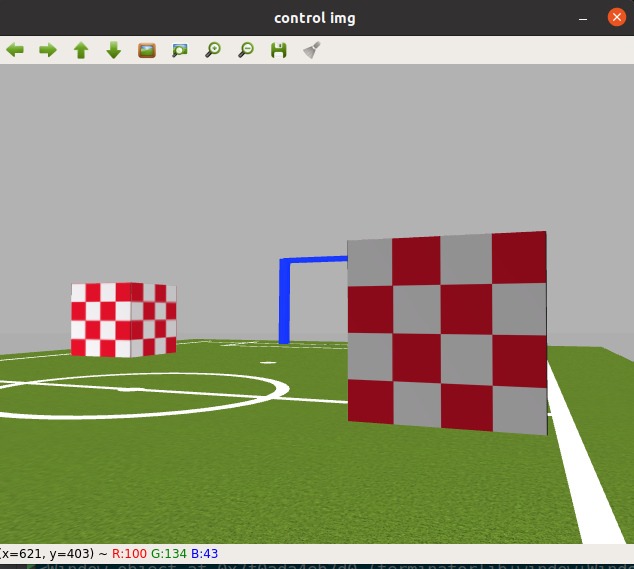
#> input picture ros_scripts/chess2.png, 634 x 569 px
$ python Ros_split+ratio.py   (older library calls are emulated)
#> lines starting #> are read from the running program, lines starting #| are printed output that depends on the picture; after the words box and inside, x2 and y2 are one past the last pixel; in counts of white or black regions, pixels touching at a corner belong together
import matplotlib.pyplot as plt
from scipy import signal
import numpy as np
import copy as cp
import random
import cv2
import collections
from PIL import Image
import sys
import cv2
import numpy as np


def cv_show(name, img):
    cv2.imshow(name, img)
    cv2.waitKey()
    cv2.destroyAllWindows()


def fill_image(image):
    width, height = image.size
    # 选取长和宽中较大值作为新图片的
    new_image_length = width if width > height else height
    # 生成新图片[白底]
    new_image = Image.new(image.mode, (new_image_length, new_image_length), color='white')
    # 将之前的图粘贴在新图上，居中
    if width > height:  # 原图宽大于高，则填充图片的竖直维度
        # (x,y)二元组表示粘贴上图相对下图的起始位置
        new_image.paste(image, (0, int((new_image_length - height) / 2)))
    else:
        new_image.paste(image, (int((new_image_length - width) / 2), 0))

    return new_image


# 切图
def cut_image(image):
    width, height = image.size
    item_width = int(width / 3)
    box_list = []
    # (left, upper, right, lower)
    for i in range(0, 3):  # 两重循环，生成9张图片基于原图的位置
        for j in range(0, 3):
            # print((i*item_width,j*item_width,(i+1)*item_width,(j+1)*item_width))
            box = (j * item_width, i * item_width, (j + 1) * item_width, (i + 1) * item_width)
            box_list.append(box)

    image_list = [image.crop(box) for box in box_list]
    return image_list


# 显示
def show_images(image_list):
    for image in image_list:
        image = cv2.cvtColor(np.asarray(image),cv2.COLOR_RGB2BGR)
        cv2.imshow("img", image)
        cv2.waitKey()
        cv2.destroyAllWindows()


def image_white(image):
    dimensions = image.shape

    height = image.shape[0]
    width = image.shape[1]
    size = height * width
    img, cnts, hier = cv2.findContours(image, cv2.RETR_EXTERNAL, cv2.CHAIN_APPROX_SIMPLE)
    size_elements = 0
    for cnt in cnts:
        # cv2.drawContours(image, cnts, -1, (0, 0, 255), 2)
        size_elements += cv2.contourArea(cnt)
        # print(cv2.contourArea(cnt))
    white_area_ratio = size_elements / size
    white_area_ratio=round(white_area_ratio,4)
    return white_area_ratio


def image_red(image_list):
    red_area_ratio = []
    for image in image_list:
        image = cv2.cvtColor(np.asarray(image),cv2.COLOR_RGB2BGR)
        # cv2.imshow("img", image)
        # cv2.waitKey()
        # cv2.destroyAllWindows()
        img = cv2.cvtColor(image, code=cv2.COLOR_BGR2HSV)  # 颜色空间的转变
        lower_red = np.array([140, 0, 100])
        upper_red = np.array([180, 10, 255])
        # lower_red = np.array([0, 43, 46])
        # upper_red = np.array([10, 255, 255])
        mask_red = cv2.inRange(img, lower_red, upper_red)
        # cv_show("red",mask_red)
        ratio = image_white(mask_red)
        red_area_ratio.append(ratio)
    return red_area_ratio


def image_blue(image_list):
    blue_area_ratio = []
    for image in image_list:
        image = cv2.cvtColor(np.asarray(image),cv2.COLOR_RGB2BGR)
        img = cv2.cvtColor(image, code=cv2.COLOR_BGR2HSV)  # 颜色空间的转变
        lower_blue = np.array([110, 150, 150])
        upper_blue = np.array([130, 255, 255])
        mask_blue = cv2.inRange(img, lower_blue, upper_blue)
        # cv_show("blue",mask_blue)
        ratio = image_white(mask_blue)
        blue_area_ratio.append(ratio)
    return blue_area_ratio


def image_green(image_list):
    green_area_ratio = []
    for image in image_list:
        image = cv2.cvtColor(np.asarray(image),cv2.COLOR_RGB2BGR)
        img = cv2.cvtColor(image, code=cv2.COLOR_BGR2HSV)  # 颜色空间的转变
        lower_green = np.array([35, 43, 46])
        upper_green = np.array([77, 255, 255])
        mask_green = cv2.inRange(img, lower_green, upper_green)
        cv_show("blue", mask_green)
        ratio = image_white(mask_green)
        green_area_ratio.append(ratio)
    return green_area_ratio


if __name__ == '__main__':
    file_path = "chess2.png"
    image = Image.open(file_path)
#> image is the input picture: PIL image 634x569 RGB; mean R, G, B 149.4, 149.6, 125.7
    # image.show()
    image = fill_image(image)
#> in fill_image, `new_image = Image.new(image.mode, (new_image_length, new_image_length)..`: new_image: PIL image 634x634 RGB; every value is 255
#> in fill_image, `new_image.paste(image, (0, int((new_image_length - height) / 2)))`:
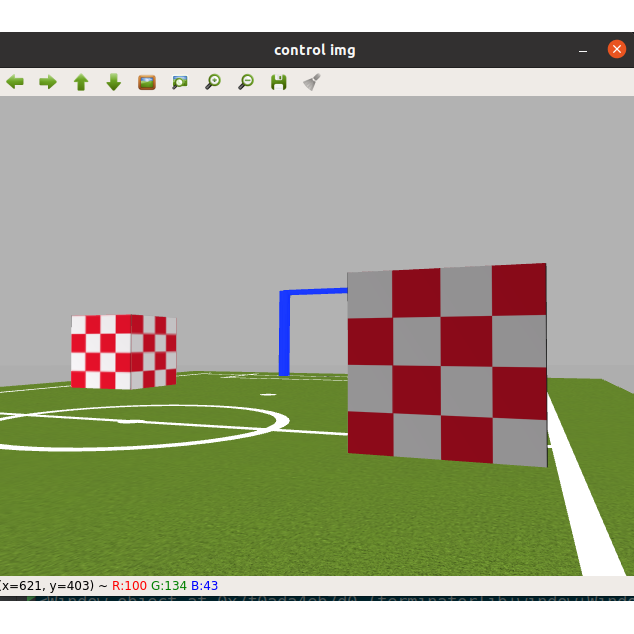
#> new_image: PIL image 634x634 RGB; mean R, G, B 160.3, 160.4, 138.9
    image_list = cut_image(image)
#> in cut_image, `image_list = [image.crop(box) for box in box_list]`: image_list = 9 items
#> image_list = 9 items
    # print(image_list)
    # show_images(image_list)
    red_area_ratio = image_red(image_list)
#> the loop in image_red, `for image in image_list:` made 9 passes
#> (white_area_ratio in image_white, ratio) on passes 1, 3, 4, 5, 6, 8, 9: (0, 0), (0, 0), (0.0558, 0.0558), (0.119, 0.119), (0.186, 0.186), (0.0207, 0.0207), (0.0639, 0.0639)
#> (cnts in image_white, white_area_ratio in image_white, ratio) on passes 2, 7: (5 contours, all with area under 20, 0, 0), (4 contours, all with area under 20, 0, 0)
#> pass 1, in image_red, `image = cv2.cvtColor(np.asarray(image),cv2.COLOR_RGB2BGR)`:
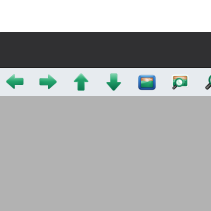
#> image: shape (211, 211, 3); mean R, G, B 170.8, 173.1, 173.3
#> pass 2, in image_red, `image = cv2.cvtColor(np.asarray(image),cv2.COLOR_RGB2BGR)`:
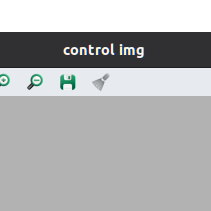
#> image: shape (211, 211, 3); mean R, G, B 174.6, 175.7, 176.2
#> after the loop in image_red, `for image in image_list:`: img: shape (211, 211, 3); mean H, S, V 43.1, 104.8, 173.2
#> after the loop in image_red, `for image in image_list:`:
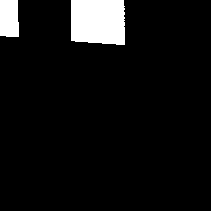
#> mask_red: shape (211, 211); 6.7% white; 2 white regions, box (x1, y1, x2, y2) and area: (71, 0, 125, 45) 2319, (0, 0, 19, 37) 675
#> after the loop in image_red, `for image in image_list:`: red_area_ratio = [0, 0, 0, 0.0558, 0.119, 0.186, 0, 0.0207, 0.0639]
#> red_area_ratio = [0, 0, 0, 0.0558, 0.119, 0.186, 0, 0.0207, 0.0639]
    blue_area_ratio = image_blue(image_list)
#> the loop in image_blue, `for image in image_list:` made 9 passes
#> (cnts in image_white, white_area_ratio in image_white, ratio) on pass 8: (2 contours, all with area under 20, 0, 0)
#> pass 3, in image_blue, `image = cv2.cvtColor(np.asarray(image),cv2.COLOR_RGB2BGR)`:
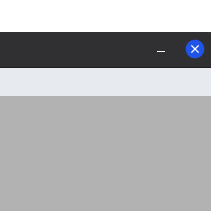
#> image: shape (211, 211, 3); mean R, G, B 174.5, 175.3, 177
#> after the loop in image_blue, `for image in image_list:`: blue_area_ratio = [0, 0, 0, 0, 0.0238, 0, 0.0012, 0, 0]
#> blue_area_ratio = [0, 0, 0, 0, 0.0238, 0, 0.0012, 0, 0]
    green_area_ratio = image_green(image_list)
#> the loop in image_green, `for image in image_list:` made 9 passes
#> (white_area_ratio in image_white, ratio) on passes 1 to 9: (0.0143, 0.0143), (0.0058, 0.0058), (0, 0), (0.155, 0.155), (0.141, 0.141), (0.072, 0.072), (0.698, 0.698), (0.648, 0.648), (0.503, 0.503)
#> pass 1, in image_green, `mask_green = cv2.inRange(img, lower_green, upper_green)`:
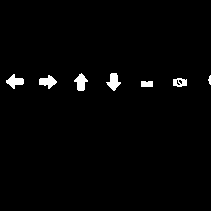
#> mask_green: shape (211, 211); 1.7% white; 7 white regions, largest, box (x1, y1, x2, y2) and area: (106, 73, 121, 91) 149, (74, 73, 88, 91) 145, (6, 74, 24, 89) 143
#> after the loop in image_green, `for image in image_list:`:
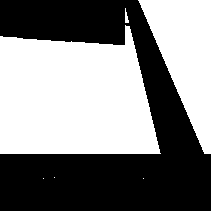
#> mask_green: shape (211, 211); 51.4% white; 1 black region, box (x1, y1, x2, y2) and area: (0, 0, 211, 211) 21646
#> after the loop in image_green, `for image in image_list:`: green_area_ratio = [0.0143, 0.0058, 0, 0.155, 0.141, 0.072, 0.698, 0.648, 0.503]
    print("red_area_ratio=%s",red_area_ratio)
#| red_area_ratio=%s [0.0, 0.0, 0.0, 0.0558, 0.1187, 0.1865, 0.0, 0.0207, 0.0639]
    print("blue_area_ratio=%s",blue_area_ratio)
#| blue_area_ratio=%s [0.0, 0.0, 0.0, 0.0, 0.0238, 0.0, 0.0012, 0.0, 0.0]
    print("green_area_ratio=%s",green_area_ratio)
#| green_area_ratio=%s [0.0143, 0.0058, 0.0, 0.1553, 0.1408, 0.072, 0.6976, 0.6476, 0.5028]
    # cv_show("chess",image)

$ run again, with ros_scripts/chess1.png copied over ros_scripts/chess2.png
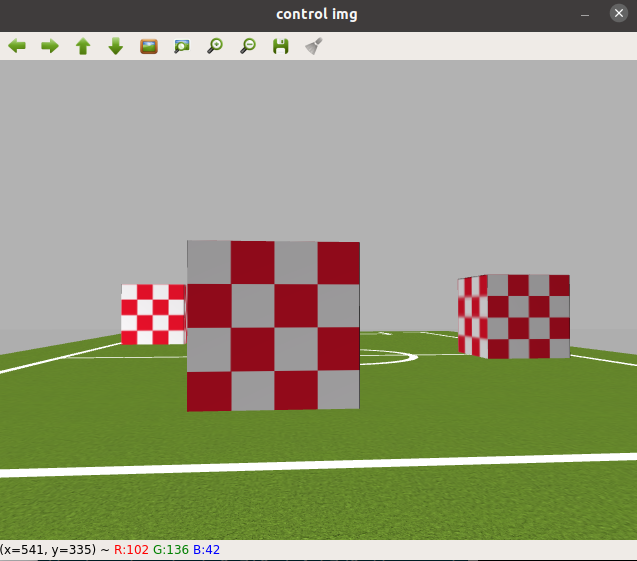
#> input picture ros_scripts/chess1.png, 637 x 561 px
#> image is the input picture: PIL image 637x561 RGB; mean R, G, B 151.3, 152.4, 125.9
#> in cut_image, `image_list = [image.crop(box) for box in box_list]`: image_list = 9 items
#> the loop in image_red, `for image in image_list:` made 9 passes
#> (white_area_ratio in image_white, ratio) on passes 1, 3, 4, 5, 6, 8, 9: (0, 0), (0, 0), (0.0734, 0.0734), (0.205, 0.205), (0.0726, 0.0726), (0.0403, 0.0403), (0, 0)
#> after the loop in image_red, `for image in image_list:`: red_area_ratio = [0, 0, 0, 0.0734, 0.205, 0.0726, 0, 0.0403, 0]
#> the loop in image_blue, `for image in image_list:` made 9 passes
#> after the loop in image_blue, `for image in image_list:`: blue_area_ratio = [0, 0, 0, 0, 0, 0, 0.0012, 0, 0]
#> the loop in image_green, `for image in image_list:` made 9 passes
#> (white_area_ratio in image_white, ratio) on passes 1 to 8: (0.014, 0.014), (0.0071, 0.0071), (0, 0), (0.16, 0.16), (0.07, 0.07), (0.155, 0.155), (0.663, 0.663), (0.599, 0.599)
#> pass 1, in image_green, `mask_green = cv2.inRange(img, lower_green, upper_green)`:
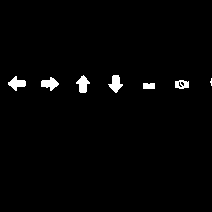
#> mask_green: shape (212, 212); 1.7% white; 7 white regions (1 under 20 px), largest, box (x1, y1, x2, y2) and area: (108, 75, 123, 93) 149, (76, 75, 90, 93) 145, (8, 76, 26, 91) 143, (41, 77, 59, 91) 143, (175, 80, 189, 89) 92, (143, 83, 155, 89) 70
#> after the loop in image_green, `for image in image_list:`:
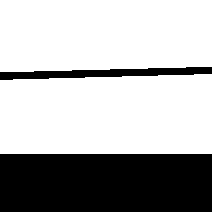
#> mask_green: shape (212, 212); 69.2% white; 2 black regions, box (x1, y1, x2, y2) and area: (0, 154, 212, 212) 12296, (0, 67, 212, 80) 1555
#> after the loop in image_green, `for image in image_list:`: green_area_ratio = [0.014, 0.0071, 0, 0.16, 0.07, 0.155, 0.663, 0.599, 0.679]
#| red_area_ratio=%s [0.0, 0.0, 0.0, 0.0734, 0.2052, 0.0726, 0.0, 0.0403, 0.0]
#| blue_area_ratio=%s [0.0, 0.0, 0.0, 0.0, 0.0, 0.0, 0.0012, 0.0, 0.0]
#| green_area_ratio=%s [0.014, 0.0071, 0.0, 0.1602, 0.07, 0.1554, 0.6635, 0.5991, 0.6792]
